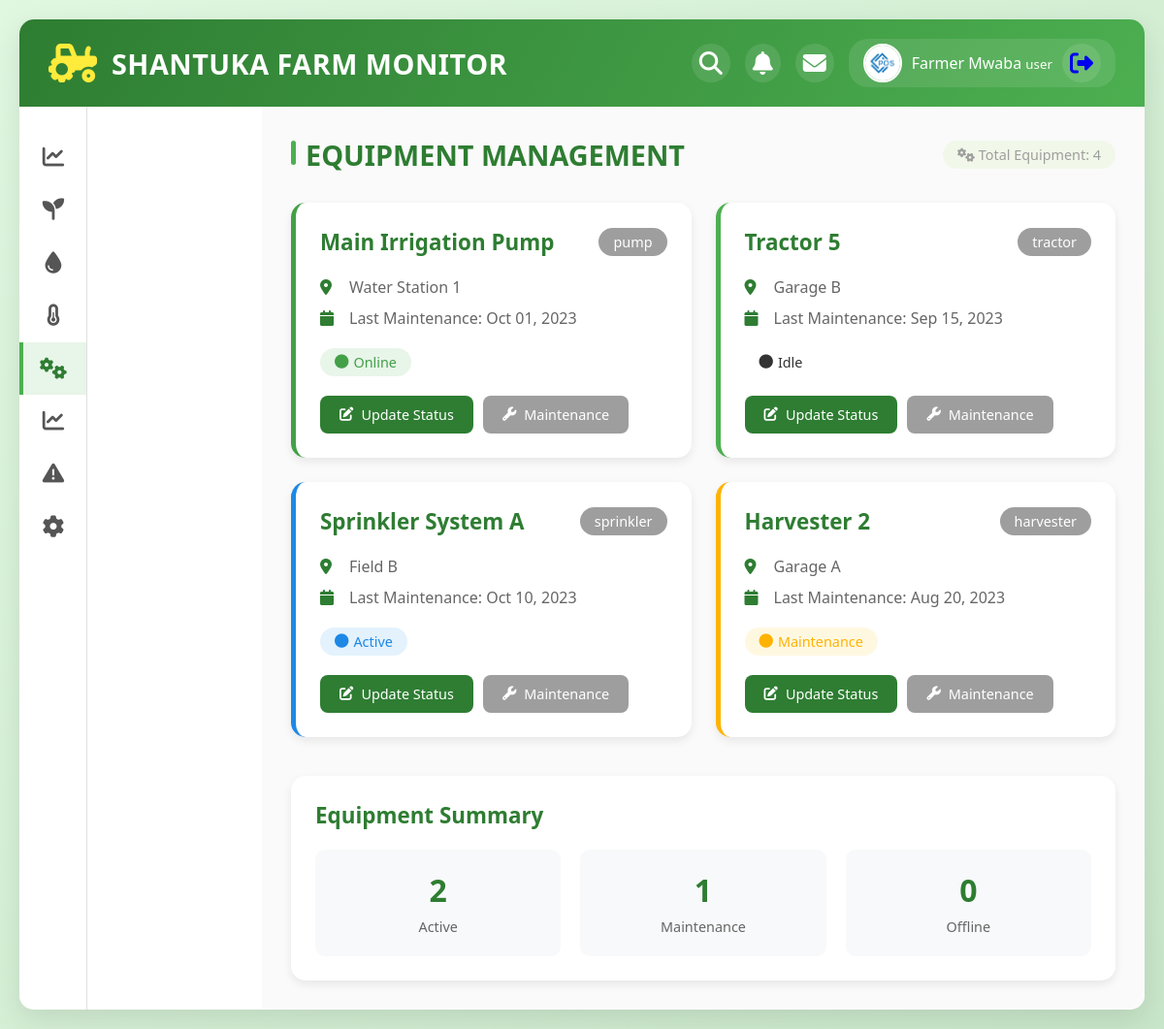
The page /equipment (signed in) on the database its author committed.
### tables this page shows
CREATE TABLE `equipment` (
  `equipment_id` bigint(20) UNSIGNED NOT NULL,
  `name` varchar(100) NOT NULL,
  `type` varchar(50) DEFAULT NULL CHECK (`type` in ('pump','sprinkler','tractor','harvester','generator','controller')),
  `location` varchar(100) DEFAULT NULL,
  `status` varchar(20) DEFAULT 'offline' CHECK (`status` in ('online','offline','active','idle','maintenance')),
  `last_maintenance` date DEFAULT NULL
);

### app/Controllers/BaseController.php (called while the page is built, shortened)
<?php
abstract class BaseController {
    protected function render($viewName, $data = []) {
        $viewFile = __DIR__ . '/../Views/' . $viewName . '.php';
        extract($data);
        include $viewFile;
        $content = ob_get_clean();
        return $content;
    }
}

### index.php (called while the page is built, shortened)
<?php
spl_autoload_register(function ($class) {
    $file = APP_PATH . '/' . str_replace('\\', '/', $class) . '.php';
});
try {
    $app = new \App\Config\App();
    $app->run();
} catch (Exception $e) {
    http_response_code(500);
    echo json_encode([
        'error' => 'Internal Server Error',
        'message' => $e->getMessage()
    ]);
}

### app/Config/Database.php (called while the page is built, shortened)
<?php
class Database {
    private $host;
    private $username;
    private $password;
    private $database;
    private $connection;
    public function __construct() {
        $this->host = $_ENV['DB_HOST'] ?? getenv('DB_HOST') ?: 'localhost';
        $this->username = $_ENV['DB_USER'] ?? getenv('DB_USER') ?: 'root';
        $this->password = $_ENV['DB_PASS'] ?? getenv('DB_PASS') ?: '';
        $this->database = $_ENV['DB_NAME'] ?? getenv('DB_NAME') ?: 'farm_monitoring';
    }
    private function connect() {
        try {
            $this->connection = new \mysqli($this->host, $this->username, $this->password, $this->database);
            $this->connection->set_charset("utf8mb4");
        } catch (\Exception $e) {
            die("Database connection error: " . $e->getMessage());
        }
    }
    public function query($sql) {
        return $this->connection->query($sql);
    }
}

### app/Models/BaseModel.php (called while the page is built, shortened)
<?php
abstract class BaseModel {
    protected $db;
    protected $table;
    public function __construct() {
        $this->db = new Database();
    }
    public function getAll() {
        $sql = "SELECT * FROM {$this->table}";
        $result = $this->db->query($sql);
        $data = [];
        while ($row = $result->fetch_assoc()) {
            $data[] = $row;
        }
        return $data;
    }
}

### app/Views/equipment/index.php (the view, shortened to what this page needs)
<div class="content-header">
    <h2>EQUIPMENT MANAGEMENT</h2>
    <div class="last-updated">
        <i class="fas fa-cogs"></i> Total Equipment: <span id="equipment-count"><?= count($equipment) ?></span>
    </div>
</div>
<div class="equipment-grid">
    <?php foreach ($equipment as $item): ?>
    <div class="equipment-card status-<?= $item['status'] ?>">
        <div class="equipment-header">
            <h3><?= htmlspecialchars($item['name']) ?></h3>
            <span class="equipment-type"><?= htmlspecialchars($item['type']) ?></span>
        </div>
        <div class="equipment-details">
            <div class="detail-item">
                <i class="fas fa-map-marker-alt"></i>
                <span><?= htmlspecialchars($item['location']) ?></span>
            </div>
            <div class="detail-item">
                <i class="fas fa-calendar"></i>
                <span>Last Maintenance: <?= $item['last_maintenance'] ? date('M d, Y', strtotime($item['last_maintenance'])) : 'Never' ?></span>
            </div>
        </div>
        <div class="equipment-status">
            <div class="status-indicator status-<?= $item['status'] ?>">
                <i class="fas fa-circle"></i>
                <span><?= ucfirst($item['status']) ?></span>
            </div>
        </div>
        <div class="equipment-actions">
            <button class="btn btn-primary" onclick="updateEquipmentStatus(<?= $item['equipment_id'] ?>, '<?= $item['status'] ?>')">
                <i class="fas fa-edit"></i> Update Status
            </button>
            <button class="btn btn-secondary" onclick="updateMaintenance(<?= $item['equipment_id'] ?>)">
                <i class="fas fa-wrench"></i> Maintenance
            </button>
        </div>
    </div>
    <?php endforeach; ?>
</div>
<div class="equipment-summary">
    <div class="summary-card">
        <h3>Equipment Summary</h3>
        <div class="summary-stats">
            <div class="stat">
                <span class="stat-value"><?= count(array_filter($equipment, fn($e) => $e['status'] === 'online' || $e['status'] === 'active')) ?></span>
                <span class="stat-label">Active</span>
            </div>
            <div class="stat">
                <span class="stat-value"><?= count(array_filter($equipment, fn($e) => $e['status'] === 'maintenance')) ?></span>
                <span class="stat-label">Maintenance</span>
            </div>
            <div class="stat">
                <span class="stat-value"><?= count(array_filter($equipment, fn($e) => $e['status'] === 'offline')) ?></span>
                <span class="stat-label">Offline</span>
            </div>
        </div>
    </div>
</div>
<?php
include __DIR__ . '/../layouts/main.php';
?>

### public/assets/css/styles.css (style rules this page uses)
:root { --primary: #2e7d32; --primary-light: #4caf50; --primary-dark: #1b5e20; --secondary: #ff9800; --danger: #e53935; --warning: #ffb300; --info: #1e88e5; --dark: #333; --light: #f5f5f5; --gray: #9e9e9e; --white: #ffffff; --success: #43a047; }
* { margin: 0; padding: 0; box-sizing: border-box; font-family: 'Segoe UI', Tahoma, Geneva, Verdana, sans-serif; }
body { background: linear-gradient(135deg, #e0f7e0, #c8e6c9); color: var(--dark); min-height: 100vh; padding: 20px; }
.content-header { margin-bottom: 30px; display: flex; justify-content: space-between; align-items: center; }
.content-header h2 { color: var(--primary); font-size: 1.8rem; position: relative; padding-left: 15px; }
.content-header h2::before { content: ""; position: absolute; left: 0; top: 5px; height: 25px; width: 5px; background: var(--primary-light); border-radius: 5px; }
.last-updated { color: var(--gray); font-size: 0.9rem; background: #f1f8e9; padding: 5px 15px; border-radius: 20px; }
.detail-item { display: flex; align-items: center; gap: 10px; margin-bottom: 10px; color: #666; }
.detail-item i { color: var(--primary); width: 20px; }
.equipment-grid { display: grid; grid-template-columns: repeat(auto-fit, minmax(350px, 1fr)); gap: 25px; margin-bottom: 40px; }
.equipment-card { background: var(--white); border-radius: 15px; padding: 25px; box-shadow: 0 4px 10px rgba(0, 0, 0, 0.08); transition: all 0.3s ease; border-left: 5px solid var(--primary-light); }
.equipment-card.status-online { border-left-color: var(--success); }
.equipment-card.status-active { border-left-color: var(--info); }
.equipment-card.status-maintenance { border-left-color: var(--warning); }
.equipment-header { display: flex; justify-content: space-between; align-items: center; margin-bottom: 20px; }
.equipment-header h3 { color: var(--primary); font-size: 1.4rem; }
.equipment-type { background: var(--gray); color: white; padding: 5px 15px; border-radius: 20px; font-size: 0.9rem; }
.equipment-details { margin-bottom: 20px; }
.equipment-status { margin-bottom: 20px; }
.status-indicator { display: flex; align-items: center; gap: 5px; padding: 5px 15px; border-radius: 20px; font-size: 0.9rem; font-weight: 500; width: fit-content; }
.status-indicator.status-online { background: #e8f5e9; color: var(--success); }
.status-indicator.status-active { background: #e3f2fd; color: var(--info); }
.status-indicator.status-maintenance { background: #fff8e1; color: var(--warning); }
.equipment-actions { display: flex; gap: 10px; }
.btn { padding: 10px 20px; border: none; border-radius: 8px; cursor: pointer; font-size: 0.9rem; font-weight: 500; transition: all 0.3s ease; display: flex; align-items: center; gap: 8px; text-decoration: none; }
.btn-primary { background: var(--primary); color: white; }
.btn-secondary { background: var(--gray); color: white; }
.crop-summary, .equipment-summary { margin-top: 40px; }
.summary-card { background: var(--white); border-radius: 15px; padding: 25px; box-shadow: 0 4px 10px rgba(0, 0, 0, 0.08); }
.summary-card h3 { color: var(--primary); margin-bottom: 20px; font-size: 1.4rem; }
.summary-stats { display: grid; grid-template-columns: repeat(auto-fit, minmax(150px, 1fr)); gap: 20px; }
.stat { text-align: center; padding: 20px; background: #f8f9fa; border-radius: 10px; }
.stat-value { display: block; font-size: 2rem; font-weight: 700; color: var(--primary); margin-bottom: 5px; }
.stat-label { font-size: 0.9rem; color: #666; }

### rows shown on the page
equipment: name "Main Irrigation Pump", type "pump", location "Water Station 1", last_maintenance "Oct 01, 2023", status "Online"
equipment: name "Tractor 5", type "tractor", location "Garage B", last_maintenance "Sep 15, 2023", status "Idle"
equipment: name "Sprinkler System A", type "sprinkler", location "Field B", last_maintenance "Oct 10, 2023", status "Active"
equipment: name "Harvester 2", type "harvester", location "Garage A", last_maintenance "Aug 20, 2023", status "Maintenance"

### other values the page prints
$currentUser['full_name'] "Farmer Mwaba"
$currentUser['role'] "user"
count($equipment) "4"
count(array_filter($equipment, fn($e) => $e['status'] === 'offline')) "0"
